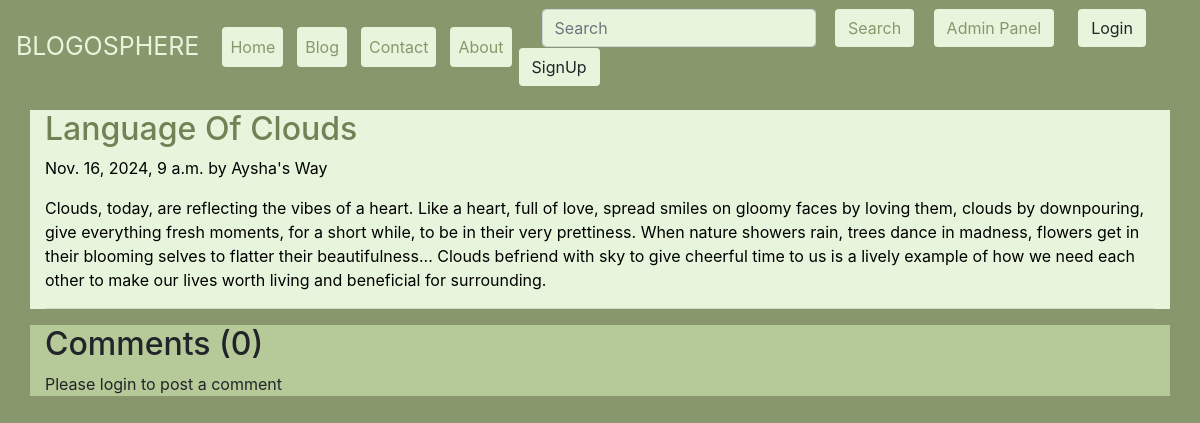
The page /blog/clouds,hearts on the database its author committed.
### blog/models.py (models this page shows, shortened)
class Post(models.Model):
    sno=models.AutoField(primary_key=True)
    title=models.CharField(max_length=255)
    author=models.CharField(max_length=14)
    slug=models.CharField(max_length=130)
    timeStamp=models.DateTimeField(blank=True)
    content=models.TextField()

### blog/views.py (the view)
# urls.py: path('<str:slug>', views.blogPost, name="blogPost"),
def blogPost(request, slug):
    post=Post.objects.filter(slug=slug).first()
    comments= BlogComment.objects.filter(post=post, parent=None)
    replies= BlogComment.objects.filter(post=post).exclude(parent=None)
    replyDict={}
    for reply in replies:
        if reply.parent.sno not in replyDict.keys():
            replyDict[reply.parent.sno]=[reply]
        else:
            replyDict[reply.parent.sno].append(reply)
    context={'post':post, 'comments': comments, 'user': request.user, 'replyDict': replyDict}
    return render(request, "blog/blogPost.html", context)

### templates/blog/blogPost.html (shortened to what this page needs)
{% extends 'base.html' %}
{% block body %}
{% load humanize %}
{% load extras %}
<div  style="background-color:#E7F5DC;  color: #88976C ; " class="container my-3">
    <h2 style="color: #728156; " class="blog-post-title">{{post.title}}</h2>
    <p style="color: black; " class="blog-post-meta">{{post.timeStamp}} by <a  style="color: black; " href="/about">{{post.author}}</a></p>
    <p style="color: black; " >{{post.content|safe}}</p>
    <hr>
</div>
<div style="background-color: #B6C998; " class="container">
    <h2  style="background-color: #B6C998; "> Comments ({{comments.count}}) </h2>
    <div class="my-2">
        {% if user.is_authenticated %}
        <form action="/blog/postComment" method="post">
            {% csrf_token %}
            <div class="form-group">
                <label for="exampleInputEmail1">Post Comment </label>
                <input  style="background-color: #E7F5DC; "type="text" class="form-control" name="comment" placeholder="Enter comment here">
            </div>
            <input type="hidden" name="postSno" value="{{post.sno}}">
            <input type="hidden" name="parentSno" value="">
            <button style="background-color: #88976C;    color:#E7F5DC ; border-radius: 4px; margin: 1px 7px;"  type="submit" class="btn">Submit</button>
        </form>
        {% else %}
        Please login to post a comment
        {% endif %}
    </div>
</div>
{% endblock %}

### rows shown on the page
Post: title "Language Of Clouds", timeStamp "Nov. 16, 2024, 9 a.m.", author "Aysha's Way", content "Clouds, today, are reflecting the vibes of a heart. Like a heart, full of love, spread smiles on gloomy faces by loving them, clouds by downpouring, give everything fresh moments, for a short while, to be in their very prettiness. When nature showers rain, trees dance in madness, flowers get in their blooming selves to flatter their beautifulness... Clouds befriend with sky to give cheerful time to us is a lively example of how we need each other to make our lives worth living and beneficial for surrounding."

### other values the page prints
{{ comments.count }} "0"
